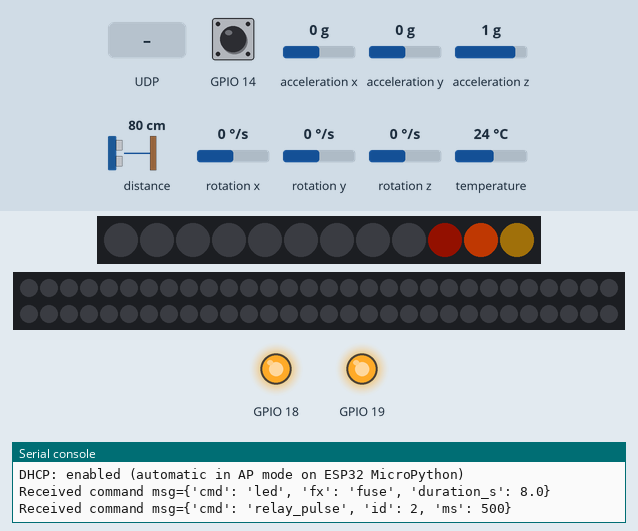
Simulated run of this program. Board: ESP32 board running MicroPython. Parts: 12 RGB LEDs in strip order, left to right, 60 RGB LEDs in strip order, left to right, continuing on the next row, output pins drawn as LEDs (lit = HIGH), the last lines printed to the serial console. Inputs (shaded band) come from the test bench; at power-on: GPIO 14 LOW, acceleration x 0 g, acceleration y 0 g, acceleration z 1 g, distance to the obstacle 80 cm, rotation x 0 °/s, rotation y 0 °/s, rotation z 0 °/s, temperature 24 °C. Dim RGB values are drawn brighter than linear; the board's own WiFi access point starts at once; a WiFi scan finds one network, HomeNet; library files of the repository ran but are not shown: boot.py.

Above: at 3.6 s.
3.7 s: UDP packet "cmd" arrives
At 4.66 s:
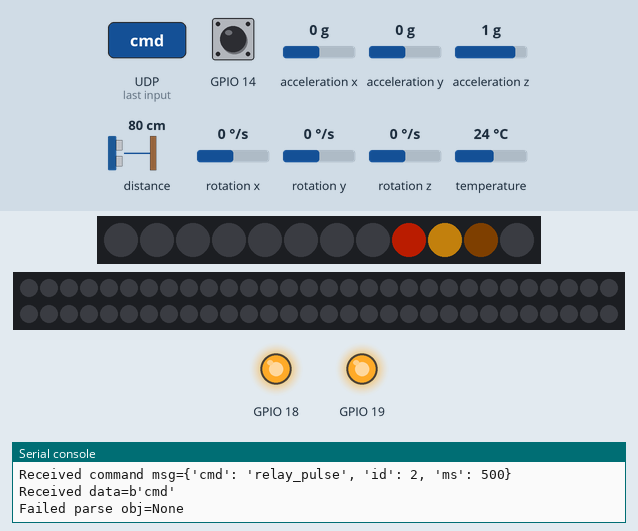
6.0 s: GPIO 14 pulled HIGH for 0.15 s
6.7 s: GPIO 14 pulled HIGH for 1 s
At 10.68 s:
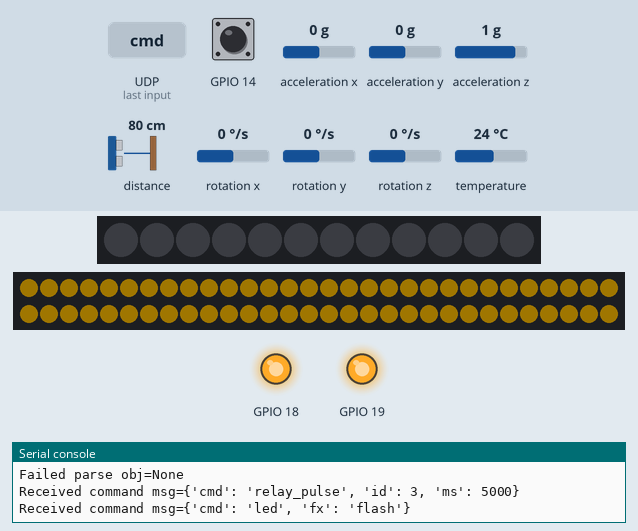
At 15.9 s:
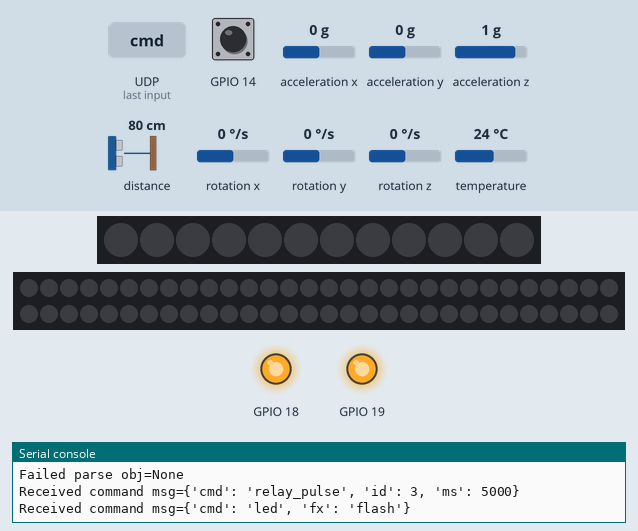
Timing chart, 0 to 17.4 s (numbered marks = the images above; inputs shaded):
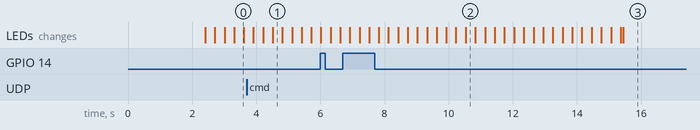

The program:

main.py
```python
from machine import Pin, I2C
import time
import vl53l0X  # your driver module

# ─────────────────────────────────────────
#  I2C setup (ESP32 style)
# ─────────────────────────────────────────

# Example pin choice; change to whatever you really use:
SCL_PIN = 22
SDA_PIN = 21

i2c = I2C(
    0,                      # bus id (0 or 1 on ESP32)
    scl=Pin(SCL_PIN),
    sda=Pin(SDA_PIN),
    freq=400_000,           # 400 kHz is fine for VL53L0X
)

# ─────────────────────────────────────────
#  VL53L0X setup
# ─────────────────────────────────────────

tof = VL53L0X.VL53L0X(i2c)   # or VL53L0X.VL53L0X(i2c, address=0x29)

# Optional tuning, only if your driver supports these:
try:
    tof.set_Vcsel_pulse_period(tof.vcsel_period_type[0], 18)
    tof.set_Vcsel_pulse_period(tof.vcsel_period_type[1], 14)
except AttributeError:
    # Driver might not expose these knobs; no big deal.
    pass

# ─────────────────────────────────────────
#  Main loop — safe read
# ─────────────────────────────────────────

while False:
    try:
        # Some drivers want explicit start/stop, some don’t.
        # If your module complains about start()/stop(), just remove those two lines.
        if hasattr(tof, "start"):
            tof.start()

        dist_mm = tof.read()      # typical API: distance in millimetres

        if hasattr(tof, "stop"):
            tof.stop()

        print("distance:", dist_mm, "mm")

    except Exception as e:
        # Apocalypsis-tolerans: non cadit, solum narrat
        print("VL53L0X error:", e)

    time.sleep_ms(100)
```

bootgame.py
```python
# bootgame.py
import time

import net_setup

import pins_io
from interface import Interface
from sensors import Sensors
from outputs import Outputs
from button import Button

# esp32 standalone demo / hardware check.
DEMO_MODE = True


def _ms(s):
    return int(float(s) * 1000.0)


def main():
    iface = Interface(prefix=pins_io.NDJSON_PREFIX)
    sensors = Sensors(rate_hz=getattr(pins_io, "SENSORS_RATE_HZ", 5))
    outputs = Outputs()
    button = Button()

    DEMO = bool(DEMO_MODE)
    REPEAT = False #bool(getattr(pins_io, "DEMO_REPEAT", True))

    # Timeline knobs
    FUSE_S = float(getattr(pins_io, "DEMO_FUSE_S", 8.0))
    FUSE_MS = _ms(FUSE_S)

    RELAY_A = int(getattr(pins_io, "DEMO_RELAY_A", 0))     # smoke
    RELAY_B = int(getattr(pins_io, "DEMO_RELAY_B", 1))     # fan

    SMOKE_MS = _ms(getattr(pins_io, "DEMO_SMOKE_S", 0.5))  # relay A pulse
    FAN_MS = _ms(getattr(pins_io, "DEMO_FAN_S", 5.0))      # relay B pulse
    FAN_LEAD_MS = _ms(getattr(pins_io, "DEMO_FAN_LEAD_S", 0.5))  # before flash

    iface.emit({"type": "boot", "ts_ms": time.ticks_ms(), "demo": DEMO})

    demo_state = "idle"
    demo_t0 = time.ticks_ms()
    did_fan = False

    def demo_set_state(st):
        nonlocal demo_state, demo_t0, did_fan
        demo_state = st
        demo_t0 = time.ticks_ms()
        did_fan = False
        iface.emit({"type": "demo", "state": demo_state, "ts_ms": demo_t0})

    def start_cycle():
        nonlocal demo_state, demo_t0, did_fan
        demo_state = "fuse"
        demo_t0 = time.ticks_ms()
        did_fan = False
        iface.emit({"type": "demo", "state": demo_state, "ts_ms": demo_t0})

        # Stage 1: fuse + smoke
        outputs.handle_cmd({"cmd": "led", "fx": "fuse", "duration_s": FUSE_S})
        outputs.handle_cmd({"cmd": "relay_pulse", "id": RELAY_A, "ms": SMOKE_MS})

    if DEMO:
        start_cycle()

    last_yield = time.ticks_ms()
    while True:
        outputs.tick()

        if sensors.due():
            iface.emit(sensors.read())

        evt = button.tick()
        if evt:
            iface.emit(evt)

        if not DEMO:
            for msg in iface.poll_messages():
                if isinstance(msg, dict) and "cmd" in msg:
                    ok = outputs.handle_cmd(msg)
                    if not ok:
                        iface.emit({"type": "warn", "what": "unknown_cmd", "msg": msg})
        else:
            _ = iface.poll_messages()  # drain only

            now = time.ticks_ms()
            dt = time.ticks_diff(now, demo_t0)

            if demo_state == "fuse":
                # Stage 2 prep: fan starts FAN_LEAD_MS before flash
                if (not did_fan) and dt >= (FUSE_MS - FAN_LEAD_MS):
                    outputs.handle_cmd({"cmd": "relay_pulse", "id": RELAY_B, "ms": FAN_MS})
                    iface.emit({"type": "demo", "event": "fan_pulse", "ms": FAN_MS, "ts_ms": now})
                    did_fan = True

                # Stage 2: flash at end of fuse window
                if dt >= FUSE_MS:
                    outputs.handle_cmd({"cmd": "led", "fx": "flash"})
                    demo_set_state("flash")

            elif demo_state == "flash":
                # We don't track flash completion here; effect runs its own envelope.
                #if REPEAT:
                #    start_cycle()
                #else:
                #    demo_set_state("idle")
                demo_set_state("idle")
                DEMO = False

        now = time.ticks_ms()
        if time.ticks_diff(now, last_yield) >= 5:
            last_yield = now
            time.sleep_ms(1)


main()
```

net_setup.py
```python
# boot.py
# Commentaria Latine; nomina codicis Anglice.

import network
import time


# ──────────────────────────────────────────────────────────────────────────────
# Hardcoded config (tweak here)
# ──────────────────────────────────────────────────────────────────────────────

AP_SSID = "XZSensorIO"
AP_PASS = "fortfort"          # >= 8 chars; set "" for open AP (non suadeo)
AP_MAX_CLIENTS = 8
AP_HIDDEN = False

AP_IP = "192.168.4.1"
AP_NETMASK = "255.255.255.0"
AP_GW = "192.168.4.1"
AP_DNS = "192.168.4.1"                # DNS non opus est; hoc vitat "unreachable DNS" morae.

AP_CHANNEL_FIXED = 6                  # adhibetur si AUTO_CHANNEL_SCAN = False
AUTO_CHANNEL_SCAN = True              # True -> scan + choose channel; False -> fixed channel
SCAN_PREFER_CHANNELS = (1, 6, 11)     # canales "classici" (2.4GHz) pro tolerantia
SCAN_WAIT_MS = 250                    # parva mora ante scan
SCAN_RETRIES = 2                      # aliquando scan primo tempore deficit

# RSSI weighting: plus "loud" APs weigh more.
# RSSI is negative (e.g., -30 strong, -90 weak). We map to a "penalty".
RSSI_STRONG_DBM = -35                 # circa "very strong"
RSSI_WEAK_DBM = -90                   # circa "very weak"


# ──────────────────────────────────────────────────────────────────────────────
# Helpers
# ──────────────────────────────────────────────────────────────────────────────


def _rssi_penalty(rssi_dbm: int) -> int:
    """
    Convert RSSI (negative dBm) to a small integer penalty.
    Fortior signum -> maior poena.
    """
    # Clamp RSSI into [WEAK..STRONG]
    if rssi_dbm > RSSI_STRONG_DBM:
        rssi_dbm = RSSI_STRONG_DBM
    if rssi_dbm < RSSI_WEAK_DBM:
        rssi_dbm = RSSI_WEAK_DBM

    # Normalize: STRONG -> 1.0, WEAK -> 0.0
    span = (RSSI_STRONG_DBM - RSSI_WEAK_DBM)  # positive number
    norm = (rssi_dbm - RSSI_WEAK_DBM) / span  # 0..1

    # Penalty scale: 1..10 (integer)
    # Weak networks contribute ~1, strong networks contribute ~10
    return 1 + int(norm * 9)


def _scan_wifi_channels(verbose: bool = True):
    """
    Scan nearby Wi-Fi networks using STA mode and produce per-channel stats.
    Redit: (per_channel_stats, raw_scan)
      - per_channel_stats[ch] = dict(count=..., penalty=..., strongest_rssi=..., ssids=[...])
      - raw_scan = list of tuples from sta.scan()
    """
    # Stats for channels 1..13 (EU typical); extend if you want 14 (JP).
    stats = {
        ch: {"count": 0, "penalty": 0, "strongest_rssi": -999, "ssids": []}
        for ch in range(1, 14)
    }

    sta = network.WLAN(network.STA_IF)
    sta.active(True)
    time.sleep_ms(SCAN_WAIT_MS)

    raw = None
    last_exc = None
    for _ in range(max(1, SCAN_RETRIES)):
        try:
            raw = sta.scan()  # (ssid, bssid, channel, RSSI, authmode, hidden)
            last_exc = None
            break
        except Exception as e:
            last_exc = e
            time.sleep_ms(200)

    sta.active(False)

    if raw is None:
        if verbose:
            print("Wi-Fi scan failed:", repr(last_exc))
        return stats, []

    if verbose:
        print("Wi-Fi scan results (nearby APs):")
        # Print each AP line in a readable way
        for ap in raw:
            ssid = ap[0].decode("utf-8", "replace") if isinstance(ap[0], (bytes, bytearray)) else str(ap[0])
            ch = ap[2]
            rssi = ap[3]
            auth = ap[4]
            hid = ap[5]
            print("  ch=%2d rssi=%4d auth=%d hidden=%s ssid=%r" % (ch, rssi, auth, bool(hid), ssid))

    # Aggregate stats
    for ap in raw:
        ch = ap[2]
        rssi = ap[3]
        ssid = ap[0].decode("utf-8", "replace") if isinstance(ap[0], (bytes, bytearray)) else str(ap[0])

        if not (1 <= ch <= 13):
            continue

        s = stats[ch]
        s["count"] += 1
        s["penalty"] += _rssi_penalty(rssi)
        if rssi > s["strongest_rssi"]:
            s["strongest_rssi"] = rssi
        if len(s["ssids"]) < 6:
            s["ssids"].append(ssid)

    if verbose:
        print("Channel summary (count / penalty / strongest_rssi / sample ssids):")
        for ch in range(1, 14):
            s = stats[ch]
            if s["count"] == 0:
                continue
            print("  ch=%2d  n=%2d  pen=%3d  best_rssi=%4d  ssids=%s"
                  % (ch, s["count"], s["penalty"], s["strongest_rssi"], s["ssids"]))

    return stats, raw


def _choose_channel(stats, prefer=SCAN_PREFER_CHANNELS) -> int:
    """
    Choose channel ONLY from prefer (default 1/6/11),
    selecting minimal (penalty, count), tie-break by channel number.
    """
    candidates = []
    for ch in prefer:
        if 1 <= ch <= 13:
            s = stats[ch]
            candidates.append((s["penalty"], s["count"], ch))

    candidates.sort()
    # Fallback: if prefer list empty/misconfigured, default to fixed
    return candidates[0][2] if candidates else int(AP_CHANNEL_FIXED)


def _choose_channel_all_channels(stats, prefer=SCAN_PREFER_CHANNELS) -> int:
    """
    Choose channel with minimal 'penalty'. Ties broken by:
    1) fewer networks
    2) prefer channels in `prefer`
    3) lowest channel number
    """
    # Build candidate list for channels 1..13
    candidates = []
    for ch in range(1, 14):
        s = stats[ch]
        # penalty 0 means no APs seen -> that's great
        candidates.append((s["penalty"], s["count"], ch))

    candidates.sort()  # lowest penalty, then count, then channel

    best_pen, best_n, best_ch = candidates[0]

    # If we have preferred channels, choose the best among them if not worse.
    # (This helps compatibility and reduces overlap weirdness.)
    preferred = []
    for ch in prefer:
        if 1 <= ch <= 13:
            s = stats[ch]
            preferred.append((s["penalty"], s["count"], ch))
    preferred.sort()

    if preferred:
        p_pen, p_n, p_ch = preferred[0]
        # Accept preferred if it's within a small margin of the absolute best.
        # (Margin prevents choosing a "preferred" channel that's clearly awful.)
        if p_pen <= best_pen + 2:
            return p_ch

    return best_ch


def _start_ap(channel: int) -> None:
    """
    Start AP with given channel and configured ifconfig.
    DHCP server is automatic in ESP32 AP mode.
    """
    ap = network.WLAN(network.AP_IF)
    ap.active(True)

    # Configure IP early (harmless if called before config)
    ap.ifconfig((AP_IP, AP_NETMASK, AP_GW, AP_DNS))

    if AP_PASS:
        ap.config(
            essid=AP_SSID,
            password=AP_PASS,
            authmode=network.AUTH_WPA_WPA2_PSK,
            channel=int(channel),
            hidden=bool(AP_HIDDEN),
            max_clients=int(AP_MAX_CLIENTS),
        )
    else:
        ap.config(
            essid=AP_SSID,
            authmode=network.AUTH_OPEN,
            channel=int(channel),
            hidden=bool(AP_HIDDEN),
            max_clients=int(AP_MAX_CLIENTS),
        )

    # Wait briefly for it to stabilize
    for _ in range(50):
        if ap.active():
            break
        time.sleep_ms(100)

    print("AP active:", ap.active())
    print("AP ifconfig:", ap.ifconfig())
    print("AP SSID:", ap.config("essid"))
    print("AP channel:", ap.config("channel"))
    print("DHCP: enabled (automatic in AP mode on ESP32 MicroPython)")
    # Nota: clientes accipient IPs sicut 192.168.4.2, 192.168.4.3, ...


def main() -> None:
    """
    Boot entry: optionally scan, choose channel, start AP.
    """
    chosen_channel = int(AP_CHANNEL_FIXED)

    if AUTO_CHANNEL_SCAN:
        stats, raw = _scan_wifi_channels(verbose=True)
        chosen_channel = _choose_channel(stats, prefer=SCAN_PREFER_CHANNELS)
        print("Chosen AP channel:", chosen_channel)
    else:
        print("AUTO_CHANNEL_SCAN disabled; using fixed channel:", chosen_channel)

    _start_ap(chosen_channel)


# Run at boot; do not export globals for other modules.
main()

# Optional: delete names to discourage imports-as-API
del main
```

pins_io.py
```python
# pin_io.py
# Commentarii Latine: hic est fons veritatis (pins + protocol defaults).

# NDJSON prefix
NDJSON_PREFIX = "@MUSE#J="

# --- I2C: ToF (VL53L0X)
TOF_I2C_ID = 0
TOF_SDA_PIN = 21
TOF_SCL_PIN = 22
TOF_I2C_FREQ = 400_000
TOF_BUDGET_US = 40_000
TOF_PRE_PCLK = 18
TOF_FINAL_PCLK = 14

# --- I2C: MPU-6050 (gyro/accel)
MPU_I2C_ID = 1
MPU_SDA_PIN = 17
MPU_SCL_PIN = 16
MPU_I2C_FREQ = 400_000
MPU_ADDR = 0x68

# --- Sensors cadence
SENSORS_RATE_HZ = 12

# --- Button
BUTTON_PIN = 14
BUTTON_PULL = "down" #"up"          # "up" or "down"
BUTTON_ACTIVE_LEVEL = 1     # pull-up => pressed is usually 0
BUTTON_DEBOUNCE_MS = 35
BUTTON_SAMPLE_MS = 5

# --- Relays
RELAYS_PINS = [18, 19]                # edit
RELAYS_ACTIVE_HIGH = [False, False]   # edit (active-low relay boards are common)
RELAY_SAFE_OFF = 0
RELAYS_DEFAULT_TIMEOUT_S = 15 * 60

# --- LEDFX pins/lengths (match your ledfx defaults unless you override)
LED_PIN_SHORT = 27
LED_NUM_SHORT = 12
LED_PIN_LONG  = 25
LED_NUM_LONG  = 60

# --- Serial (UART) transport config (optional)
SERIAL_USE_UART = True   # if True: use UART; if False: stdin fallback
SERIAL_UART_ID = 0
SERIAL_BAUD = 115200
SERIAL_TX_PIN = None      # set if needed
SERIAL_RX_PIN = None      # set if needed

# --- UDP transport config (optional)
UDP_ENABLED = True
UDP_BIND_PORT = 7777
UDP_SEND_HOST = "255.255.255.255"
UDP_SEND_PORT = 7777
UDP_BROADCAST = True

DEMO_REPEAT = False #True

DEMO_FUSE_S = 8.0

DEMO_RELAY_A = 2     # smoke
DEMO_RELAY_B = 3     # fan

DEMO_SMOKE_S = 0.5
DEMO_FAN_S = 5.0
DEMO_FAN_LEAD_S = 0.5
```

sensors.py
```python
# sensors.py
import time

import pins_io
from tof_sensor import ToFSensor
from gyro_sensor import MPUSensor

SENSORS_CACHE_DEFAULT = True

FIELD_TYPE = "sensor"
FIELD_TS_MS = "ts_ms"
FIELD_DISTANCE_MM = "distance_mm"
FIELD_TILT = "tilt"
FIELD_ACCEL_G = "accel_g"
FIELD_GYRO_DPS = "gyro_dps"
FIELD_TEMP_C = "temp_c"


class Sensors:
    # Commentarii Latine: sensoria colligit et structuram unicam reddit.
    def __init__(
        self,
        tof_cfg=None,
        mpu_cfg=None,
        rate_hz=pins_io.SENSORS_RATE_HZ,
        enable_cache=SENSORS_CACHE_DEFAULT,
        field_names=None,
    ):
        # Default cfg from pins_io, override by passing dicts
        tof_default = {
            "i2c_id": pins_io.TOF_I2C_ID,
            "sda_pin": pins_io.TOF_SDA_PIN,
            "scl_pin": pins_io.TOF_SCL_PIN,
            "freq": pins_io.TOF_I2C_FREQ,
            "budget_us": pins_io.TOF_BUDGET_US,
            "pre_pclk": pins_io.TOF_PRE_PCLK,
            "final_pclk": pins_io.TOF_FINAL_PCLK,
        }
        mpu_default = {
            "i2c_id": pins_io.MPU_I2C_ID,
            "sda_pin": pins_io.MPU_SDA_PIN,
            "scl_pin": pins_io.MPU_SCL_PIN,
            "freq": pins_io.MPU_I2C_FREQ,
            "addr": pins_io.MPU_ADDR,
        }
        if tof_cfg:
            tof_default.update(tof_cfg)
        if mpu_cfg:
            mpu_default.update(mpu_cfg)

        self.tof = ToFSensor(**tof_default)
        self.mpu = MPUSensor(**mpu_default)

        self.rate_hz = int(rate_hz) if rate_hz is not None else int(pin_io.SENSORS_RATE_HZ)
        if self.rate_hz < 1:
            self.rate_hz = 1
        self.period_ms = int(1000 // self.rate_hz)

        self.enable_cache = bool(enable_cache)
        self._last_ms = time.ticks_ms()
        self._cache = None

        fn = field_names or {}
        self.F_TYPE = fn.get("type", FIELD_TYPE)
        self.F_TS = fn.get("ts_ms", FIELD_TS_MS)
        self.F_DIST = fn.get("distance_mm", FIELD_DISTANCE_MM)
        self.F_TILT = fn.get("tilt", FIELD_TILT)
        self.F_ACCEL = fn.get("accel_g", FIELD_ACCEL_G)
        self.F_GYRO = fn.get("gyro_dps", FIELD_GYRO_DPS)
        self.F_TEMP = fn.get("temp_c", FIELD_TEMP_C)

    def due(self, now_ms=None):
        now = time.ticks_ms() if now_ms is None else int(now_ms)
        return time.ticks_diff(now, self._last_ms) >= self.period_ms

    def read(self, force=False, now_ms=None):
        now = time.ticks_ms() if now_ms is None else int(now_ms)

        if (not force) and self.enable_cache and self._cache is not None:
            if time.ticks_diff(now, self._last_ms) < self.period_ms:
                return self._cache

        self._last_ms = now

        dist = self.tof.read_mm()
        m = self.mpu.tilt()

        pitch, roll = m.get("tilt_rad", (None, None))
        ax, ay, az = m.get("accel_g", (None, None, None))
        gx, gy, gz = m.get("gyro_dps", (None, None, None))

        payload = {
            "type": self.F_TYPE,
            self.F_TS: now,
            self.F_DIST: dist,
            self.F_TILT: {"pitch_rad": pitch, "roll_rad": roll},
            self.F_ACCEL: {"x": ax, "y": ay, "z": az},
            self.F_GYRO: {"x": gx, "y": gy, "z": gz},
            self.F_TEMP: m.get("temp_c"),
        }

        if self.enable_cache:
            self._cache = payload
        return payload
```

Source omitted: interface.py (6981 bytes), outputs.py (3432 bytes), button.py (1998 bytes), ndjson_prefix.py (3020 bytes), tof_sensor.py (1139 bytes), gyro_sensor.py (1402 bytes), ledfx.py (9064 bytes), relays.py (3989 bytes)
